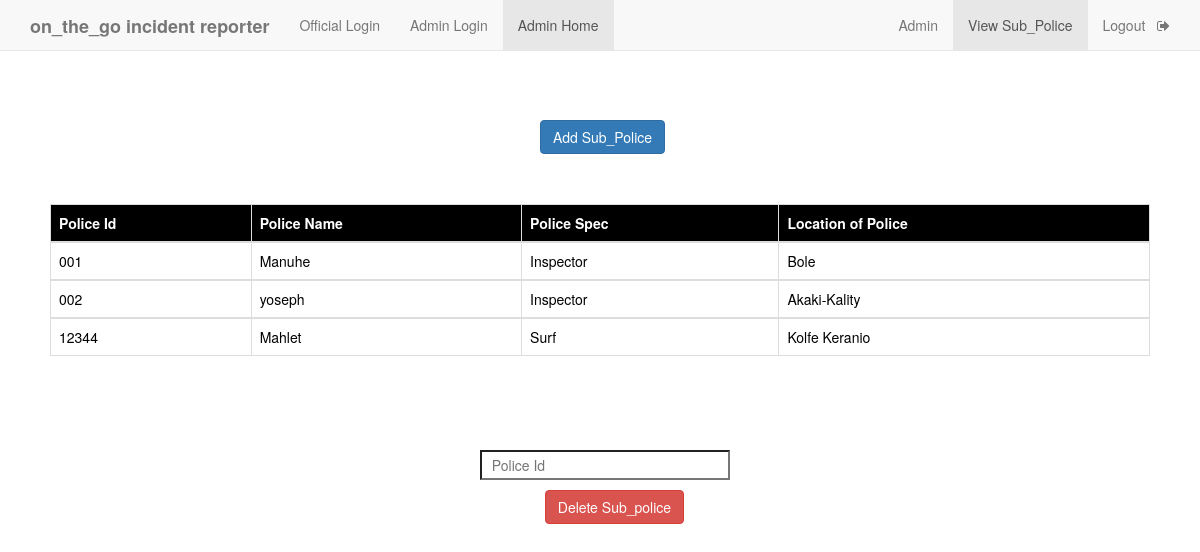
The app's page /Admin_viewpolice.php (signed in) with its own data.
### tables this page shows
CREATE TABLE `sub_police` (
  `p_name` varchar(50) NOT NULL,
  `p_id` varchar(50) NOT NULL,
  `spec` varchar(50) NOT NULL,
  `location` varchar(50) NOT NULL,
  `p_pass` varchar(50) NOT NULL
);

### Admin_viewpolice.php (the view, shortened to what this page needs)
<!DOCTYPE html>
<html>
<head>
    <?php
    $conn=mysqli_connect("localhost","root","");
    mysqli_select_db($conn,"on_the_go incident reporter");
    $query="select p_id,p_name,spec,location from sub_police";
    $result=mysqli_query($conn,$query);
    ?>
	<link rel="stylesheet" type="text/css" href="https://maxcdn.bootstrapcdn.com/bootstrap/3.3.5/css/bootstrap.min.css">
	<link rel="stylesheet" type="text/css" href="https://maxcdn.bootstrapcdn.com/font-awesome/4.4.0/css/font-awesome.min.css">
</head>
<body>
	<nav  class="navbar navbar-default navbar-fixed-top">
  <div class="container">
    <div class="navbar-header">
      <a class="navbar-brand" href="home.php"><b> on_the_go incident reporter </b></a>
    </div>
    <div id="navbar" class="collapse navbar-collapse">
      <ul class="nav navbar-nav">
        <li><a href="official_login.php">Official Login</a></li>
        <li><a href="Adminlogin.php">Admin Login</a></li>
        <li class="active"><a href="AdminHome.php">Admin Home</a></li>
      </ul>
      <ul class="nav navbar-nav navbar-right">
        <li><a href="AdminHome.php"> Admin </a></li>
        <li class="active" ><a href="Admin_viewpolice.php">View Sub_Police</a></li>
        <li><a href="Admin_logout.php">Logout &nbsp <i class="fa fa-sign-out" aria-hidden="true"></i></a></li>
      </ul>
    </div>
  </div>
 </nav>
 <div  style="margin-top: 10%;margin-left: 45%">
   <a href="Sub_Police add.php" class="btn btn-primary">Add Sub_Police </a>
 </div>
<div style="padding:50px;">
   <table class="table table-bordered">
    <thead class="thead-dark" style="background-color: black; color: white;">
      <tr>
        <th scope="col">Police Id</th>
        <th scope="col">Police Name</th>
        <th scope="col">Police Spec</th>
        <th scope="col">Location of Police </th>
      </tr>
    </thead>
<?php
      while($rows=mysqli_fetch_assoc($result)){
    ?>
    <tbody style="background-color: white; color: black;">
      <tr>
        <td><?php echo $rows['p_id']; ?></td>
        <td><?php echo $rows['p_name']; ?></td>
        <td><?php echo $rows['spec']; ?></td>
        <td><?php echo $rows['location']; ?></td>
      </tr>
    </tbody>
    <?php
    }
    ?>
</table>
 </div>
 <form style="margin-top: 2%; margin-left: 40%;" method="post">
     <input type="text" name="pid" style="width: 250px; height: 30px; background-color:white;" placeholder="&nbsp Police Id" id="ciid" onfocusout="f1()" required>
        <div>
      <input class="btn btn-danger" type="submit" value="Delete Sub_police" name="s2" style="margin-top: 10px; margin-left: 9%;">
        </div>
    </form>
</body>
</html>

### records on screen
sub_police: p_id "001", p_name "Manuhe", spec "Inspector", location "Bole"
sub_police: p_id "002", p_name "yoseph", spec "Inspector", location "Akaki-Kality"
sub_police: p_id "12344", p_name "Mahlet", spec "Surf", location "Kolfe Keranio"
